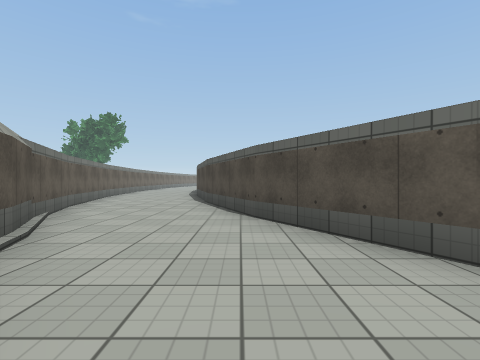
[1] (above)

17 first-person views from a walk through a Unity game level. The camera is 1.2 m above the floor, looks level and sees 85° across. The floor is counted in squares, 2 m on a side. Each view is taken from the middle of a square. On the plan, view 1 faces up. The plan holds only what a view shows up to about 9 squares ahead; the rest is blank. The place goes on beyond the plan. Surface patterns are stand-ins for the level's own textures.

[2]
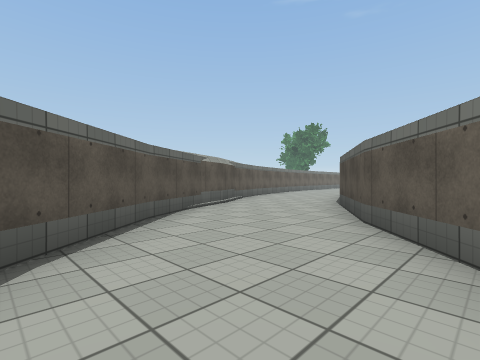

[3]
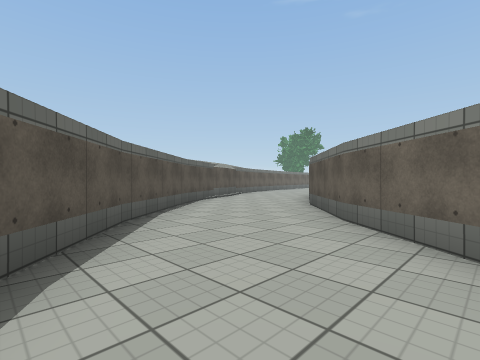

[4]
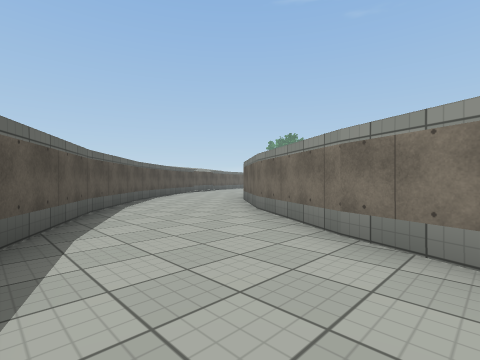

[5]
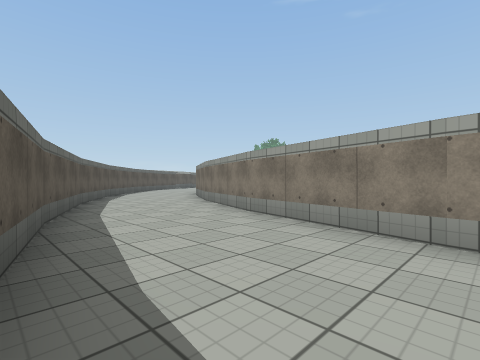

[6]
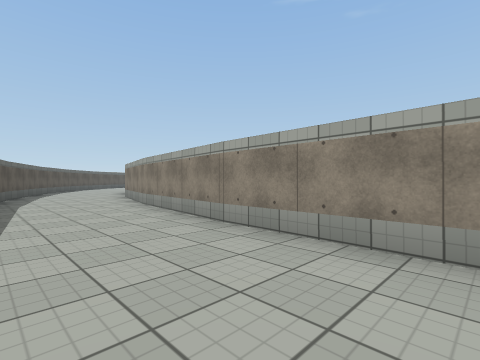

[7]
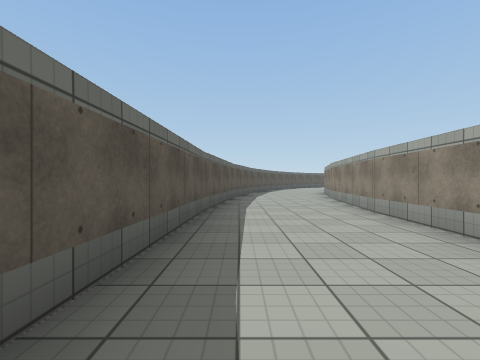

[8]
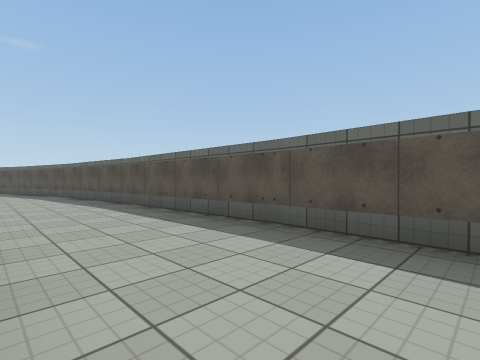

[9]
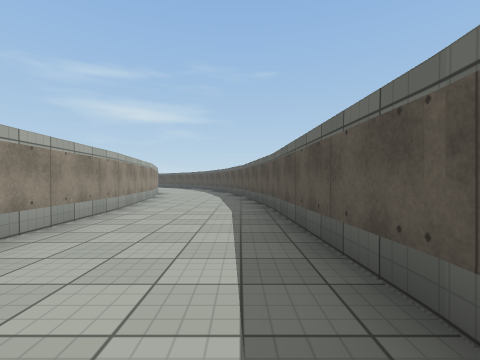

[10]
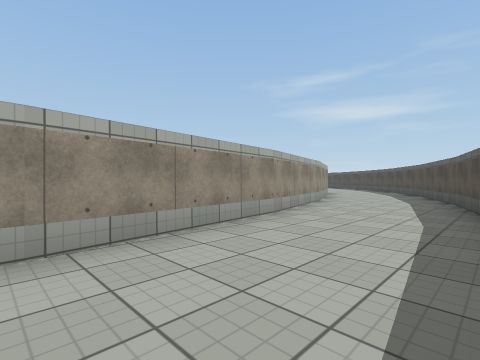

[11]
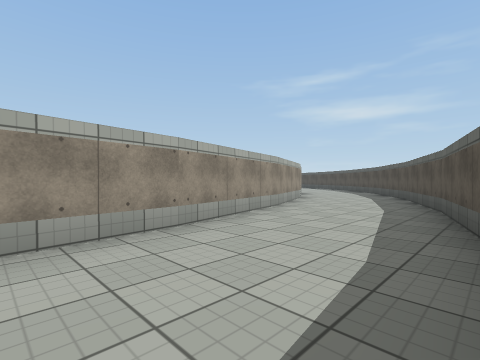

[12]
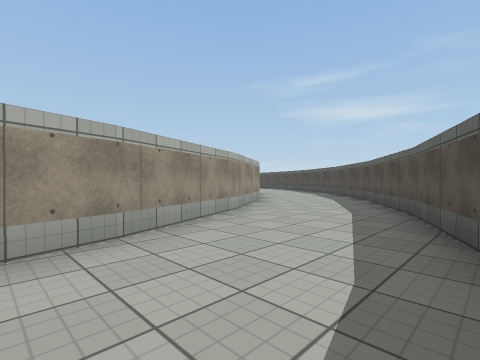

[13]
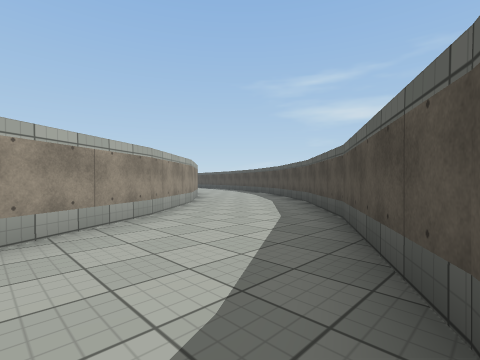

[14]
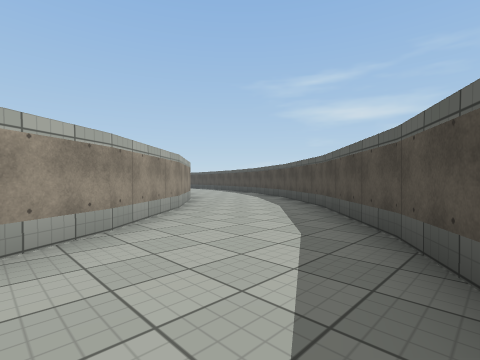

[15]
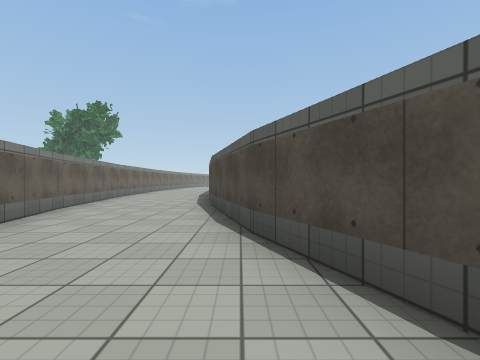

[16]
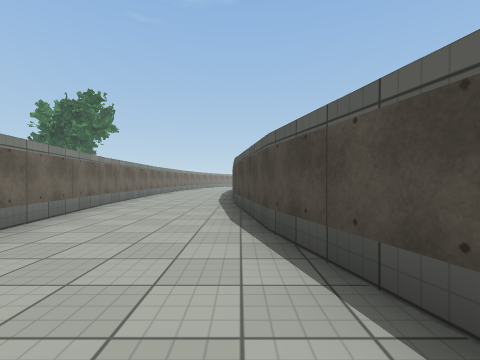

[17]
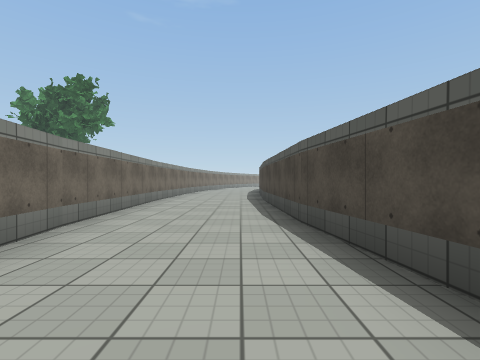

### Floor plan
Points are (right, up) in squares from view 1. A wall is a line through its corners. A room is listed if a view was taken in it or the views show most of it. See-through windows are left out.
Room 1 (views 1, 2, 3, 4, 5, 6, 7, 8, 9, 10, 11, 12, 13, 14, 15, 16, 17)
walls: (10.5, -4.3) (7.7, -3.2); (13.7, -5.1) (10.4, -4.3); (9.6, -7.4) (13.1, -8.2); (13.3, -8.2) (17, -8.7); (7.8, -3.3) (5.4, -1.9) (3.3, -0.1); (17.2, -5.5) (13.6, -5.1); (16.9, -8.7) (25.6, -9); (20, -5.6) (17.1, -5.5); (3.7, -4.5) (6.5, -6.1) (9.8, -7.4); (3.4, -0.2) (1.6, 1.9); (1.2, -2.5) (3.7, -4.6); (1.7, 1.7) (0.2, 4.2); (25.3, -5.5) (22.5, -5.6); (-0.9, -0.1) (1.2, -2.6); (25.5, -8.7) (29.4, -8.1); (0.3, 4.1) (-0.9, 7); (-2, 1.7) (-0.8, -0.2); (28.9, -5) (25.2, -5.5); (-3, 3.7) (-2.3, 2.7) (-1.9, 1.6); (-0.8, 6.8) (-1.7, 10.1) (-2.1, 13.7) (-2.3, 16.5); (29.5, -8.1) (33.1, -7.2); (-3.8, 5.9) (-2.9, 3.7); (32.1, -4.2) (28.8, -5.1); (33, -7.3) (36.3, -5.9); (-4.7, 9.5) (-3.8, 5.8); (34.8, -3.1) (32, -4.3); (36.2, -6) (39.1, -4.2) (40.5, -3); (-5.3, 13.4) (-4.7, 9.4); (37.2, -1.7) (34.7, -3.2); (39.2, 0) (37.1, -1.8); (-5.4, 16.5) (-5.3, 13.3); (40.5, 1.7) (39.1, 0)

Positions as (right, up) in squares from view 1, and headings:
1: (0, 0), facing up
2: (3, -2), facing up-left
3: (5, -4), facing up-left
4: (9, -6), facing up-left
5: (14, -8), facing up-left
6: (20, -8), facing up-left
7: (22, -8), facing left
8: (19, -6), facing down-right
9: (20, -8), facing right
10: (25, -8), facing up-right
11: (27, -8), facing up-right
12: (31, -7), facing up-right
13: (35, -6), facing up-right
14: (36, -5), facing up-right
15: (-1, 4), facing up
16: (-2, 7), facing up
17: (-3, 10), facing up
